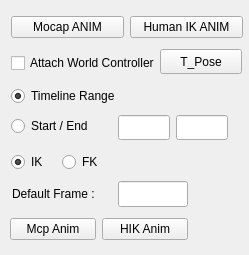
<?xml version="1.0" encoding="UTF-8"?>
<ui version="4.0">
 <class>ANIMExport</class>
 <widget class="QWidget" name="ANIMExport">
  <property name="geometry">
   <rect>
    <x>0</x>
    <y>0</y>
    <width>249</width>
    <height>255</height>
   </rect>
  </property>
  <property name="windowTitle">
   <string>ANIM_Export</string>
  </property>
  <widget class="QCheckBox" name="worldCon_CKB">
   <property name="geometry">
    <rect>
     <x>11</x>
     <y>50</y>
     <width>191</width>
     <height>26</height>
    </rect>
   </property>
   <property name="text">
    <string>Attach World Controller</string>
   </property>
  </widget>
  <widget class="QLineEdit" name="start_LIN">
   <property name="geometry">
    <rect>
     <x>118</x>
     <y>115</y>
     <width>52</width>
     <height>25</height>
    </rect>
   </property>
   <property name="minimumSize">
    <size>
     <width>52</width>
     <height>25</height>
    </size>
   </property>
   <property name="maximumSize">
    <size>
     <width>52</width>
     <height>25</height>
    </size>
   </property>
  </widget>
  <widget class="QLineEdit" name="end_LIN">
   <property name="geometry">
    <rect>
     <x>176</x>
     <y>115</y>
     <width>52</width>
     <height>25</height>
    </rect>
   </property>
   <property name="minimumSize">
    <size>
     <width>52</width>
     <height>25</height>
    </size>
   </property>
   <property name="maximumSize">
    <size>
     <width>52</width>
     <height>25</height>
    </size>
   </property>
  </widget>
  <widget class="QWidget" name="layoutWidget">
   <property name="geometry">
    <rect>
     <x>11</x>
     <y>11</y>
     <width>232</width>
     <height>33</height>
    </rect>
   </property>
   <layout class="QHBoxLayout" name="horizontalLayout_3">
    <item>
     <widget class="QPushButton" name="mocapBtn">
      <property name="text">
       <string>Mocap ANIM</string>
      </property>
     </widget>
    </item>
    <item>
     <widget class="QPushButton" name="exAnim">
      <property name="text">
       <string>Human IK ANIM</string>
      </property>
     </widget>
    </item>
   </layout>
  </widget>
  <widget class="QWidget" name="layoutWidget">
   <property name="geometry">
    <rect>
     <x>11</x>
     <y>148</y>
     <width>96</width>
     <height>28</height>
    </rect>
   </property>
   <layout class="QHBoxLayout" name="horizontalLayout_2">
    <item>
     <widget class="QRadioButton" name="IK_RDB">
      <property name="text">
       <string>IK</string>
      </property>
      <property name="checked">
       <bool>true</bool>
      </property>
      <property name="autoExclusive">
       <bool>true</bool>
      </property>
     </widget>
    </item>
    <item>
     <widget class="QRadioButton" name="FK_RDB">
      <property name="text">
       <string>FK</string>
      </property>
      <property name="autoExclusive">
       <bool>true</bool>
      </property>
     </widget>
    </item>
   </layout>
  </widget>
  <widget class="QWidget" name="layoutWidget">
   <property name="geometry">
    <rect>
     <x>11</x>
     <y>82</y>
     <width>129</width>
     <height>60</height>
    </rect>
   </property>
   <layout class="QVBoxLayout" name="verticalLayout">
    <item>
     <widget class="QRadioButton" name="timeSlider_RDB">
      <property name="text">
       <string>Timeline Range</string>
      </property>
      <property name="checked">
       <bool>true</bool>
      </property>
     </widget>
    </item>
    <item>
     <widget class="QRadioButton" name="startEnd_RDB">
      <property name="text">
       <string>Start / End</string>
      </property>
      <property name="autoExclusive">
       <bool>true</bool>
      </property>
     </widget>
    </item>
   </layout>
  </widget>
  <widget class="QPushButton" name="makeTp_BTN">
   <property name="geometry">
    <rect>
     <x>160</x>
     <y>49</y>
     <width>82</width>
     <height>25</height>
    </rect>
   </property>
   <property name="text">
    <string>T_Pose</string>
   </property>
  </widget>
  <widget class="QWidget" name="">
   <property name="geometry">
    <rect>
     <x>12</x>
     <y>180</y>
     <width>178</width>
     <height>28</height>
    </rect>
   </property>
   <layout class="QHBoxLayout" name="horizontalLayout">
    <item>
     <widget class="QLabel" name="TposeLabel">
      <property name="maximumSize">
       <size>
        <width>100</width>
        <height>20</height>
       </size>
      </property>
      <property name="text">
       <string>Default Frame :</string>
      </property>
     </widget>
    </item>
    <item>
     <widget class="QLineEdit" name="inputTfr">
      <property name="maximumSize">
       <size>
        <width>70</width>
        <height>26</height>
       </size>
      </property>
     </widget>
    </item>
   </layout>
  </widget>
  <widget class="QWidget" name="">
   <property name="geometry">
    <rect>
     <x>10</x>
     <y>213</y>
     <width>178</width>
     <height>33</height>
    </rect>
   </property>
   <layout class="QHBoxLayout" name="horizontalLayout_4">
    <item>
     <widget class="QPushButton" name="asMcBtn">
      <property name="text">
       <string>Mcp Anim</string>
      </property>
     </widget>
    </item>
    <item>
     <widget class="QPushButton" name="run_BTN">
      <property name="text">
       <string>HIK Anim</string>
      </property>
     </widget>
    </item>
   </layout>
  </widget>
 </widget>
 <resources/>
 <connections/>
</ui>
